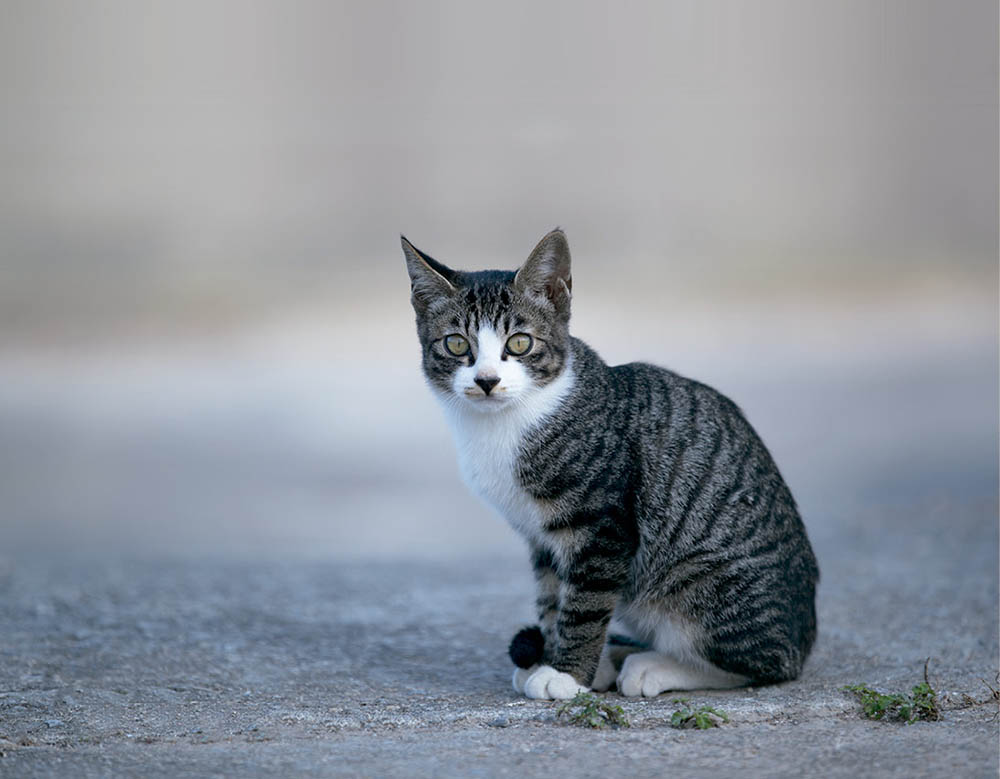
#> input picture hancom/12_data/captured_images/cat.jpg, 1000 x 779 px
$ python data_aug.py
#> lines starting #> are read from the running program, lines starting #| are printed output that depends on the picture
from PIL import Image, ImageEnhance, ImageOps   # 이미지 증강
import matplotlib.pyplot as plt

# 1. 이미지 로드
img = Image.open("captured_images/cat.jpg")
#> img is the input picture: PIL image 1000x779 RGB; mean R, G, B 141.5, 147.4, 155.7
# img = Image.open("captured_images/result_20260720+093759.jpg")

# 2-1. 이미지 증강(회전)
img_rotated = img.rotate(90)
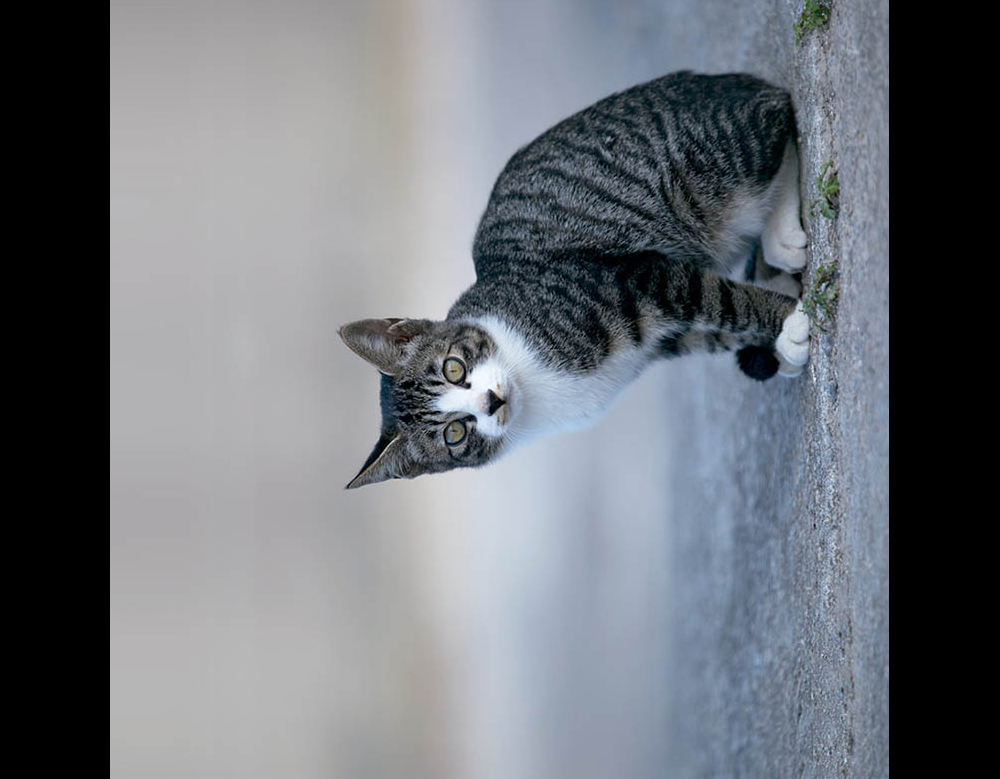
#> img_rotated: PIL image 1000x779 RGB; mean R, G, B 111, 115.7, 122.1

# 2-2. 이미지 증강(밝기 조절)
enhancer = ImageEnhance.Brightness(img)
img_brightness = enhancer.enhance(1.5)
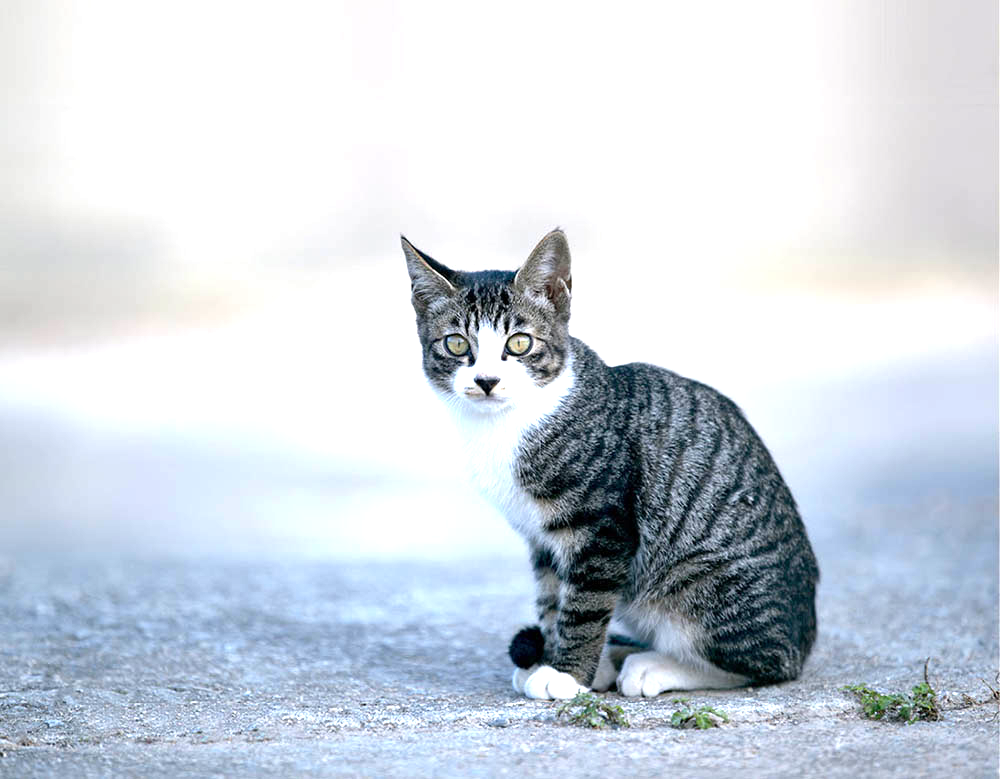
#> img_brightness: PIL image 1000x779 RGB; mean R, G, B 206.5, 214.5, 223.5

# 2-3. 이미지 증강(좌우 반전)
img_flip = ImageOps.mirror(img)
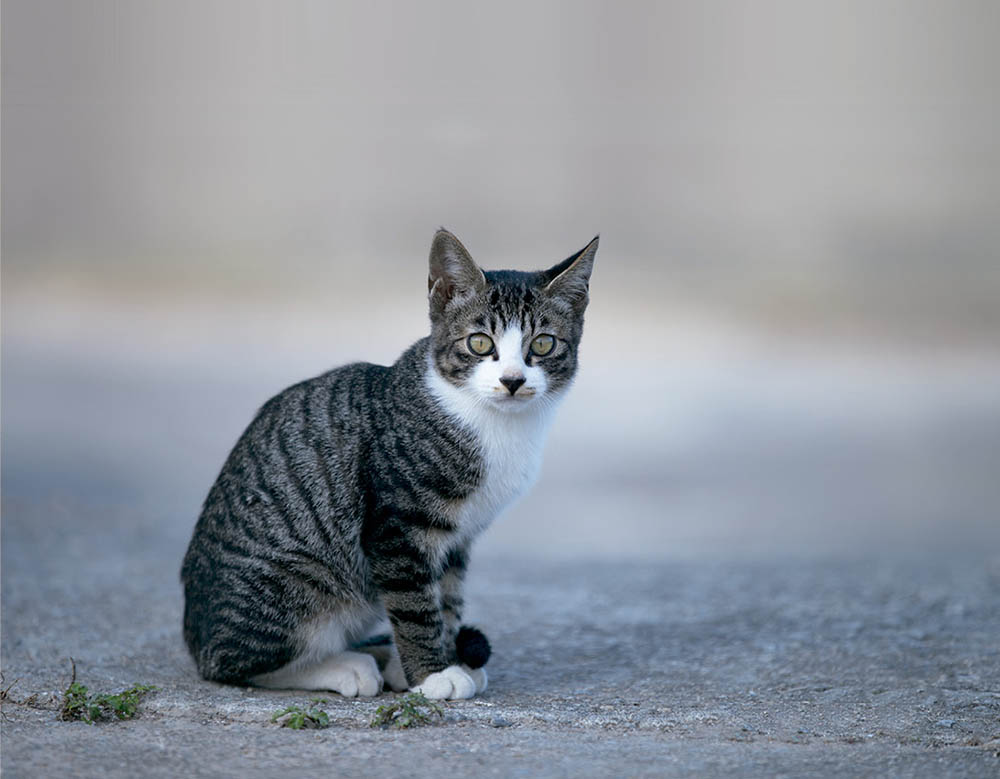
#> img_flip: PIL image 1000x779 RGB; mean R, G, B 141.5, 147.4, 155.7

# 3. 결과 시각화
fig, ax = plt.subplots(2, 3, figsize=(20, 10))

# 3-1. 원본 이미지
ax[0,0].imshow(img)
ax[0,0].axis('off')
ax[0,0].set_title("Original")

# 3-2. 회전 이미지
ax[0,1].imshow(img_rotated)
ax[0,1].axis('on')
ax[0,1].set_title("Rotated 90")

# 3-3. 밝기 이미지
ax[0,2].imshow(img_brightness)
ax[0,2].axis('off')
ax[0,2].set_title("Brightness")

# 3-4. 반전 이미지
ax[1,0].imshow(img_flip)
ax[1,0].axis('off')
ax[1,0].set_title("Fliped")

plt.show()
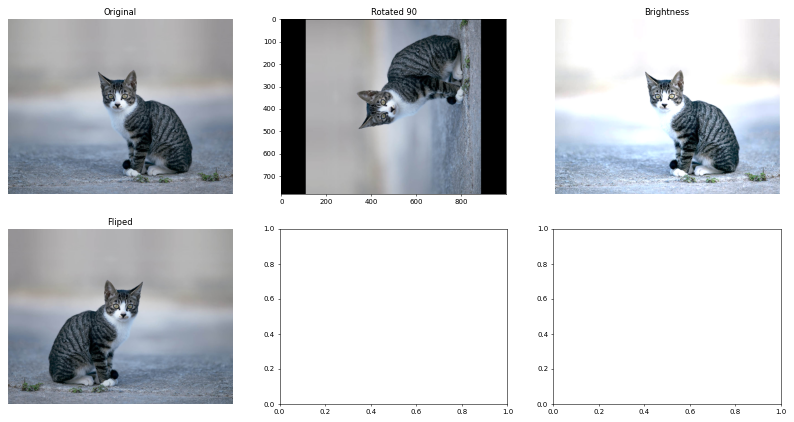
#> figure drawn by matplotlib, 4 panels

img_rotated.save("./img_rotated.jpg")
img_brightness.save("./img_brightness.jpg")
img_flip.save("./img_flip.jpg")
print("사진을 잘 저장했습니다.")
